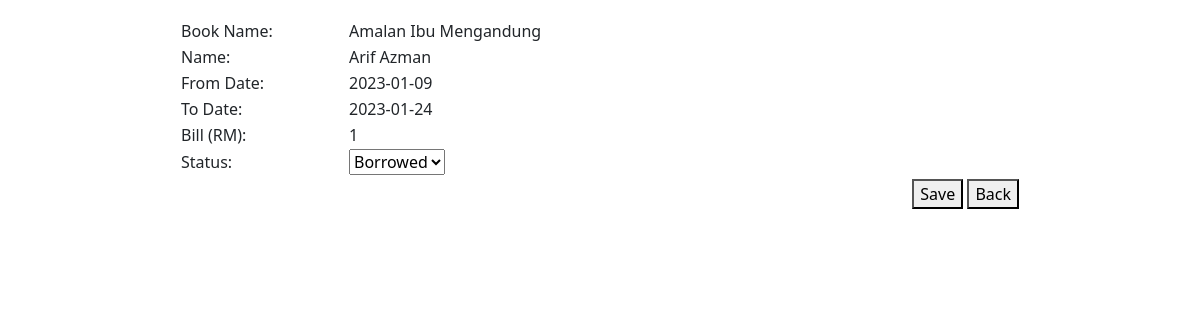
/sites/borrower_update.php?ID=9, run on an earlier commit of the app's database.
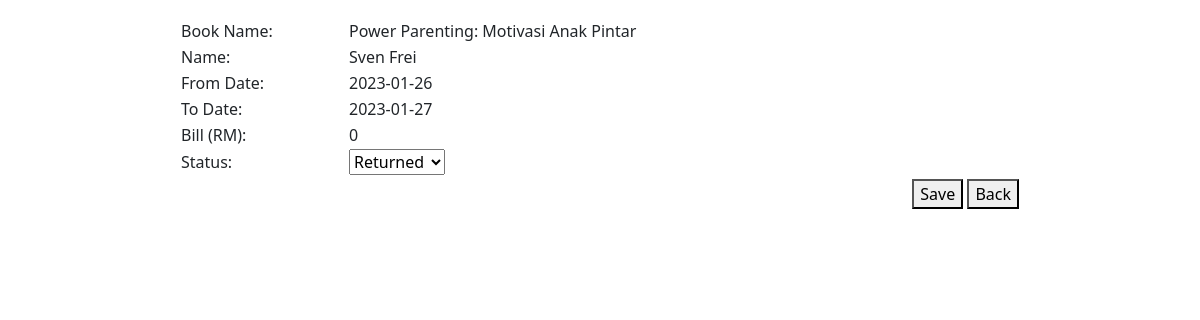
And on a later commit of the database.
### tables this page shows
CREATE TABLE `receipt` (
  `ID` int(11) NOT NULL,
  `BorrowFK` int(11) NOT NULL,
  `LateDay` int(11) NOT NULL,
  `Penalty` float NOT NULL
);

CREATE TABLE `book` (
  `ID` int(11) NOT NULL,
  `Name` varchar(100) NOT NULL,
  `Category` varchar(100) NOT NULL,
  `PublishDate` date NOT NULL,
  `Author` varchar(100) NOT NULL,
  `Description` varchar(1000) NOT NULL,
  `ISBNNumber` varchar(100) NOT NULL,
  `Image` text NOT NULL,
  `PublishPlace` varchar(100) NOT NULL,
  `Price` decimal(10,0) NOT NULL
);

CREATE TABLE `user` (
  `ID` int(11) NOT NULL,
  `Email` varchar(100) NOT NULL,
  `Password` varchar(100) NOT NULL,
  `Street` varchar(100) NOT NULL,
  `Zip` int(11) NOT NULL,
  `State` varchar(100) NOT NULL,
  `FullName` varchar(100) NOT NULL,
  `UitmID` int(11) NOT NULL,
  `IsAdmin` tinyint(1) NOT NULL DEFAULT 0
);

CREATE TABLE `borrow` (
  `ID` int(11) NOT NULL,
  `BookFK` int(11) NOT NULL,
  `UserFK` int(11) NOT NULL,
  `FromDate` date NOT NULL,
  `ToDate` date NOT NULL,
  `IsBillSettled` tinyint(1) NOT NULL,
  `Status` varchar(1) NOT NULL COMMENT 'B - borrowed; R - Returned'
);

### sites/repositories/library-repository.php (called while the page is built, shortened)
<?php
function getDatabaseConnection()
{
    $servername = "localhost";
    $username = "root";
    $password = "";
    $dbname = "library";
    $conn = new mysqli($servername, $username, $password, $dbname);
    return $conn;
}
function getReceipt(
    int $id,
) {
    $conn = getDatabaseConnection();
    $sql = "SELECT borrow.ID, book.Name, user.FullName, borrow.ToDate, borrow.FromDate, receipt.Penalty, borrow.Status " .
        "FROM receipt receipt " .
        "JOIN borrow borrow on receipt.BorrowFK = borrow.ID " .
        "JOIN user user ON borrow.UserFK = user.ID " .
        "JOIN book book ON borrow.BookFK = book.ID " .
        "WHERE receipt.BorrowFK = $id;";
    $result = $conn->query($sql);
    return $result->fetch_assoc();
}
?>

### sites/borrower_update.php (the view, shortened to what this page needs)
<!DOCTYPE html>
<html>
<head>
    <link rel="stylesheet" type="text/css" href="css/mystyle.css">
    <link rel="stylesheet" type="text/css" href="css/userstyle.css">
    <link href="https://cdn.jsdelivr.net/npm/bootstrap@5.3.0-alpha1/dist/css/bootstrap.min.css" rel="stylesheet"
>
</head>
<body>
    <?php
    require("repositories/library-repository.php");
    $errorMessage = "";
    $id = "";
    if ($_SERVER["REQUEST_METHOD"] == "GET") {
        $id = $_GET['ID'];
        try {
            $receipt = getReceipt($id);
        } catch (Exception $ex) {
            $errorMessage += "<br>Issue fetching borrowing data!";
        }
    }
    ?>
    <form method="post" action="<?php echo htmlspecialchars($_SERVER["PHP_SELF"]); ?>">
        <table>
            <tr>
                <td colspan="2">
                </td>
            </tr>
            <tr>
                <td width="20%">Book Name:</td>
                <td>
                    <?php echo $receipt["Name"]; ?>
                </td>
            </tr>
            <tr>
                <td width="20%">Name:</td>
                <td><?php echo $receipt["FullName"]; ?></td>
            </tr>
            <tr>
                <td width="20%">From Date:</td>
                <td><?php echo strftime('%Y-%m-%d', strtotime($receipt["FromDate"])); ?></td>
            </tr>
            <tr>
                <td width="20%">To Date:</td>
                <td><?php echo strftime('%Y-%m-%d', strtotime($receipt["ToDate"])); ?></td>
            </tr>
            <tr>
                <td width="20%">Bill (RM):</td>
                <td><?php echo $receipt["Penalty"]; ?></td>
            </tr>
            <tr>
                <td width="20%">Status:</td>
                <td>
                    <select id="statusInput" name="status" value="<?php echo $receipt["Status"]; ?>">
                        <option value="R" <?php if($receipt["Status"] == "R") echo 'selected="selected"'; ?>>Returned</option>
                        <option value="B" <?php if($receipt["Status"] == "B") echo 'selected="selected"'; ?>>Borrowed</option>
                    </select>
                </td>
            </tr>
            <tr>
                <td><input hidden name="ID" value="<?php echo $id; ?>"></td>
            </tr>
            <tr>
                <td colspan="2" align="right">
                    <button type="submit" class="submitButton">Save</button>
                    <button type="button" onclick="window.location='borrower.php'">Back</button>
                </td>
            </tr>
        </table>
    </form>
</body>
</html>

What changed in the data, as far as the page shows it:
removed receipt: book.Name "Amalan Ibu Mengandung", user.FullName "Arif Azman", borrow.FromDate "2023-01-09", borrow.ToDate "2023-01-24", Penalty "1"
no longer on this page (row edited): borrow: status "Borrowed"
added receipt: book.Name "Power Parenting: Motivasi Anak Pintar", user.FullName "Sven Frei", borrow.FromDate "2023-01-26", borrow.ToDate "2023-01-27", Penalty "0", status "Returned"
